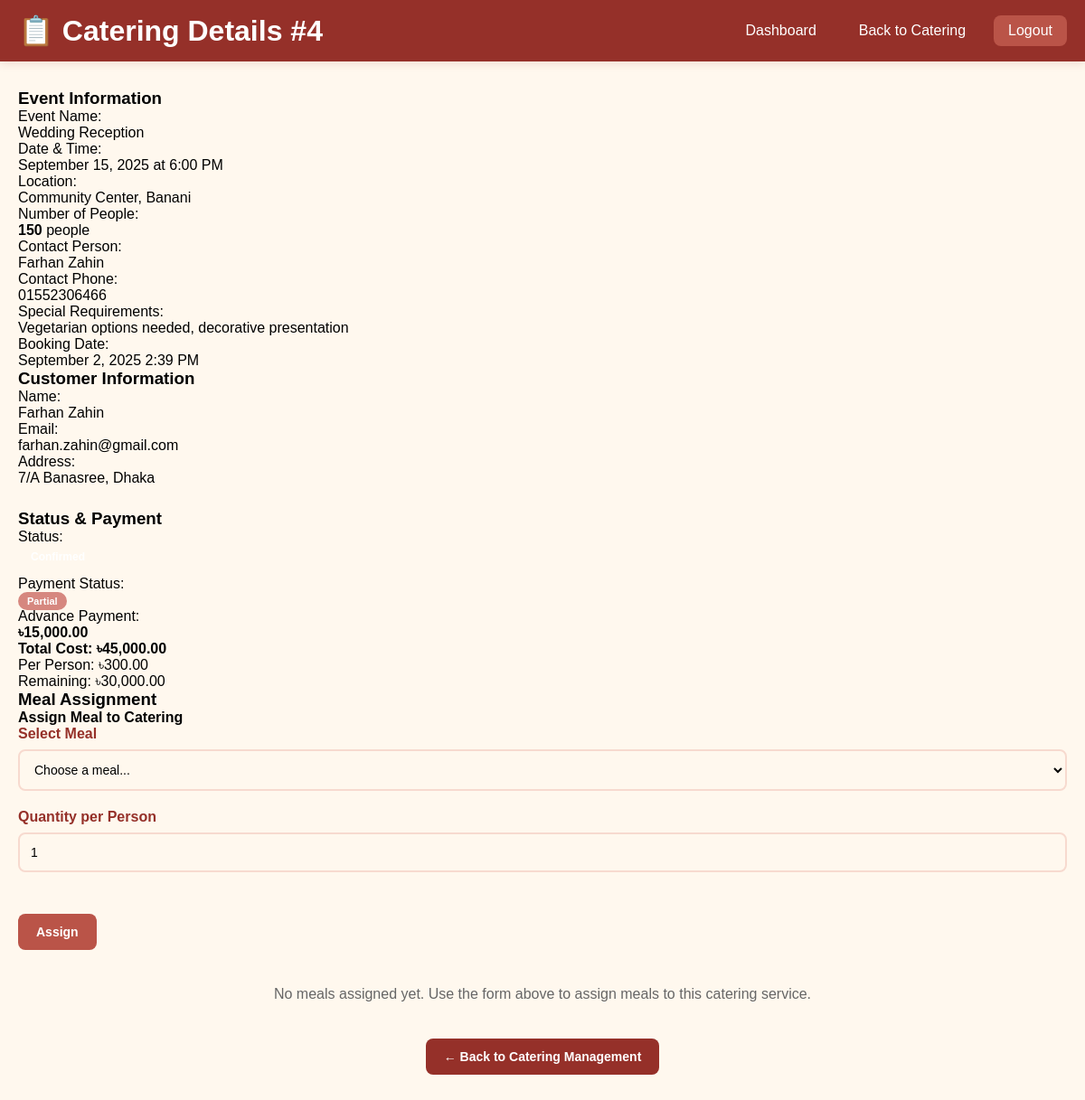
/catering_details.php?id=4 (signed in), run on the app's committed database.
### tables this page shows
CREATE TABLE `catering_services` (
  `Catering_ID` int(10) NOT NULL,
  `Customer_ID` int(10) NOT NULL,
  `Event_Name` varchar(100) NOT NULL,
  `Event_Date` date NOT NULL,
  `Event_Time` time NOT NULL,
  `Event_Location` text NOT NULL,
  `Number_of_People` int(11) NOT NULL,
  `Total_Cost` decimal(10,2) NOT NULL DEFAULT 0.00,
  `Status` enum('Pending','Confirmed','In Progress','Completed','Cancelled') NOT NULL DEFAULT 'Pending',
  `Special_Requirements` text DEFAULT NULL,
  `Contact_Person` varchar(100) NOT NULL,
  `Contact_Phone` varchar(15) NOT NULL,
  `Advance_Payment` decimal(10,2) DEFAULT 0.00,
  `Payment_Status` enum('Pending','Partial','Full') NOT NULL DEFAULT 'Pending',
  `Created_Date` timestamp NOT NULL DEFAULT current_timestamp(),
  `Updated_Date` timestamp NOT NULL DEFAULT current_timestamp() ON UPDATE current_timestamp()
);

CREATE TABLE `user` (
  `U_ID` int(10) NOT NULL,
  `Email` varchar(50) NOT NULL,
  `Exp_Years` int(50) NOT NULL,
  `Name` varchar(100) NOT NULL,
  `Address` varchar(100) NOT NULL,
  `Type` enum('Admin','Customer','Cook','') NOT NULL DEFAULT 'Customer',
  `Password` varchar(15) NOT NULL
);

### catering_details.php (the view, shortened to what this page needs)
<?php
require 'dbconnect.php';
$catering_id = $_GET['id'] ?? 0;
$catering_sql = "
    SELECT cs.*, u.Name as Customer_Name, u.Email as Customer_Email, u.Address as Customer_Address
    FROM catering_services cs
    JOIN user u ON cs.Customer_ID = u.U_ID
    WHERE cs.Catering_ID = ?
";
$stmt = $conn->prepare($catering_sql);
$stmt->bind_param("i", $catering_id);
$stmt->execute();
$catering_result = $stmt->get_result();
$catering = $catering_result->fetch_assoc();
$meals_sql = "
    SELECT chm.*, m.Name as Meal_Name, m.Description, m.Cuisine
    FROM catering_has_meals chm
    JOIN meal m ON chm.Meal_ID = m.Meal_ID
    WHERE chm.Catering_ID = ?
";
$stmt = $conn->prepare($meals_sql);
$stmt->bind_param("i", $catering_id);
$stmt->execute();
$assigned_meals = $stmt->get_result();
?>
<!DOCTYPE html>
<html lang="en">
<head>
    <link rel="stylesheet" href="styles.css">
</head>
<body>
    <header class="admin-header">
        <div class="admin-nav">
            <h1>📋 Catering Details #<?= $catering['Catering_ID'] ?></h1>
            <nav class="nav-links">
                <a href="admin_dash.php">Dashboard</a>
                <a href="admin_catering.php">Back to Catering</a>
                <a href="admin_logout.php" class="logout-btn">Logout</a>
            </nav>
        </div>
    </header>
    <div class="container">
        <div class="catering-details">
            <div class="main-details">
                <h3>Event Information</h3>
                <div class="detail-row">
                    <div class="detail-label">Event Name:</div>
                    <div class="detail-value"><?= htmlspecialchars($catering['Event_Name']) ?></div>
                </div>
                <div class="detail-row">
                    <div class="detail-label">Date & Time:</div>
                    <div class="detail-value">
                        <?= date('F j, Y', strtotime($catering['Event_Date'])) ?>
                        at <?= date('g:i A', strtotime($catering['Event_Time'])) ?>
                    </div>
                </div>
                <div class="detail-row">
                    <div class="detail-label">Location:</div>
                    <div class="detail-value"><?= htmlspecialchars($catering['Event_Location']) ?></div>
                </div>
                <div class="detail-row">
                    <div class="detail-label">Number of People:</div>
                    <div class="detail-value"><strong><?= $catering['Number_of_People'] ?></strong> people</div>
                </div>
                <div class="detail-row">
                    <div class="detail-label">Contact Person:</div>
                    <div class="detail-value"><?= htmlspecialchars($catering['Contact_Person']) ?></div>
                </div>
                <div class="detail-row">
                    <div class="detail-label">Contact Phone:</div>
                    <div class="detail-value"><?= htmlspecialchars($catering['Contact_Phone']) ?></div>
                </div>
                <div class="detail-row">
                    <div class="detail-label">Special Requirements:</div>
                    <div class="detail-value">
                        <?= $catering['Special_Requirements'] ? htmlspecialchars($catering['Special_Requirements']) : 'None' ?>
                    </div>
                </div>
                <div class="detail-row">
                    <div class="detail-label">Booking Date:</div>
                    <div class="detail-value"><?= date('F j, Y g:i A', strtotime($catering['Created_Date'])) ?></div>
                </div>
            </div>
            <div class="side-info">
                <h3>Customer Information</h3>
                <div class="detail-row">
                    <div class="detail-label">Name:</div>
                    <div class="detail-value"><?= htmlspecialchars($catering['Customer_Name']) ?></div>
                </div>
                <div class="detail-row">
                    <div class="detail-label">Email:</div>
                    <div class="detail-value"><?= htmlspecialchars($catering['Customer_Email']) ?></div>
                </div>
                <div class="detail-row">
                    <div class="detail-label">Address:</div>
                    <div class="detail-value"><?= htmlspecialchars($catering['Customer_Address']) ?></div>
                </div>
                <h3 style="margin-top: 25px;">Status & Payment</h3>
                <div class="detail-row">
                    <div class="detail-label">Status:</div>
                    <div class="detail-value">
                        <span class="status-badge <?= strtolower(str_replace(' ', '-', $catering['Status'])) ?>">
                        </span>
                    </div>
                </div>
                <div class="detail-row">
                    <div class="detail-label">Payment Status:</div>
                    <div class="detail-value">
                        <span class="payment-badge <?= strtolower($catering['Payment_Status']) ?>">
                            <?= $catering['Payment_Status'] ?>
                        </span>
                    </div>
                </div>
                <div class="detail-row">
                    <div class="detail-label">Advance Payment:</div>
                    <div class="detail-value"><strong>৳<?= number_format($catering['Advance_Payment'], 2) ?></strong></div>
                </div>
                <div class="cost-summary">
                    <h4>Total Cost: ৳<?= number_format($catering['Total_Cost'], 2) ?></h4>
                    <p>Per Person: ৳<?= number_format($catering['Total_Cost'] / $catering['Number_of_People'], 2) ?></p>
                    <?php if ($catering['Advance_Payment'] > 0): ?>
                        <p>Remaining: ৳<?= number_format($catering['Total_Cost'] - $catering['Advance_Payment'], 2) ?></p>
                    <?php endif; ?>
                </div>
            </div>
        </div>
        <div class="meals-section">
            <h3>Meal Assignment</h3>
            <div class="meal-assignment-form">
                <h4>Assign Meal to Catering</h4>
                <form method="POST">
                    <div class="form-row">
                        <div class="form-group">
                            <label>Select Meal</label>
                            <select name="meal_id" required>
                                <option value="">Choose a meal...</option>
                            </select>
                        </div>
                        <div class="form-group">
                            <label>Quantity per Person</label>
                            <input type="number" name="quantity_per_person" step="0.1" min="0.1" max="5" value="1" required>
                        </div>
                        <div class="form-group">
                            <label>&nbsp;</label>
                            <button type="submit" name="assign_meal" class="btn btn-success">Assign</button>
                        </div>
                    </div>
                </form>
            </div>
            <?php if ($assigned_meals->num_rows > 0): ?>
                <div class="assigned-meals-table">
                    <h4>Assigned Meals</h4>
                    <table class="table">
                        <thead>
                            <tr>
                                <th>Meal Name</th>
                                <th>Cuisine</th>
                                <th>Qty/Person</th>
                                <th>Total Qty</th>
                                <th>Unit Price</th>
                                <th>Total Price</th>
                                <th>Action</th>
                            </tr>
                        </thead>
                        <tbody>
                            <?php
                            $assigned_meals = $conn->query("
                                SELECT chm.*, m.Name as Meal_Name, m.Description, m.Cuisine
                                FROM catering_has_meals chm
                                JOIN meal m ON chm.Meal_ID = m.Meal_ID
                                WHERE chm.Catering_ID = $catering_id
                            ");
                            while($meal = $assigned_meals->fetch_assoc()):
                            ?>
                                <tr>
                                    <td>
                                        <strong><?= htmlspecialchars($meal['Meal_Name']) ?></strong>
                                        <br><small><?= htmlspecialchars(substr($meal['Description'], 0, 40)) ?>...</small>
                                    </td>
                                    <td><?= htmlspecialchars($meal['Cuisine']) ?></td>
                                    <td><?= $meal['Quantity_Per_Person'] ?></td>
                                    <td><?= $meal['Total_Quantity'] ?></td>
                                    <td>৳<?= number_format($meal['Unit_Price'], 2) ?></td>
                                    <td><strong>৳<?= number_format($meal['Total_Price'], 2) ?></strong></td>
                                    <td>
                                        <form method="POST" style="display: inline;" onsubmit="return confirm('Remove this meal from catering?')">
                                            <input type="hidden" name="catering_id" value="<?= $catering_id ?>">
                                            <input type="hidden" name="meal_id" value="<?= $meal['Meal_ID'] ?>">
                                            <button type="submit" name="remove_meal" class="btn btn-danger" style="padding: 4px 8px; font-size: 12px;">Remove</button>
                                        </form>
                                    </td>
                                </tr>
                            <?php endwhile; ?>
                        </tbody>
                    </table>
                </div>
            <?php else: ?>
                <div style="text-align: center; padding: 20px; color: #666;">
                    <p>No meals assigned yet. Use the form above to assign meals to this catering service.</p>
                </div>
            <?php endif; ?>
        </div>
        <div style="text-align: center; margin: 20px 0;">
            <a href="admin_catering.php" class="btn btn-primary">← Back to Catering Management</a>
        </div>
    </div>
</body>
</html>

### styles.css (style rules this page uses)
* { margin: 0; padding: 0; box-sizing: border-box; font-family: Arial, sans-serif; }
body { margin: 0; background: #FFF8EE; min-height: 100vh; }
.header, .navbar, .admin-header { background: #953029; color: white; box-shadow: 0 2px 10px rgba(149, 48, 41, 0.15); padding: 15px 0; margin-bottom: 20px; }
.nav, .admin-nav { display: flex; justify-content: space-between; align-items: center; max-width: 1200px; margin: 0 auto; padding: 0 20px; width: 100%; }
.nav-links { display: flex; gap: 15px; align-items: center; }
.nav-links a, .navbar nav a { color: white; text-decoration: none; padding: 8px 16px; border-radius: 8px; font-weight: 500; transition: background 0.3s; }
.logout-btn, .nav-links .logout { background: #BA5448; color: white; padding: 8px 15px; border: none; border-radius: 8px; text-decoration: none; cursor: pointer; transition: background 0.3s; }
.container { max-width: 1200px; margin: 30px auto; padding: 0 20px; }
.status, .status-badge { display: inline-block; padding: 6px 14px; border-radius: 20px; font-size: 12px; font-weight: 600; color: white; margin-bottom: 8px; }
.payment-status, .payment-badge { padding: 4px 10px; border-radius: 15px; font-size: 11px; font-weight: 600; }
.payment-status.partial, .payment-badge.partial { background: #D6877F; color: white; }
.btn, button, .submit-btn { background: #953029; color: white; padding: 12px 20px; border-radius: 8px; text-decoration: none; border: none; cursor: pointer; font-size: 14px; font-weight: 600; transition: all 0.3s; display: inline-block; }
.btn-primary { background: #953029; }
.btn-success, .btn-order { background: #BA5448; }
.form-group, .form-group-full { margin-bottom: 20px; }
.form-group label { display: block; margin-bottom: 8px; font-weight: 600; color: #953029; }
.form-group input, .form-group select, .form-group textarea, input, textarea, select, #description { width: 100%; padding: 12px; border: 2px solid #F7DACF; border-radius: 8px; font-size: 14px; transition: all 0.3s; box-sizing: border-box; font-family: Arial, sans-serif; background: #FFF8EE; }

### data on the page
catering_services: Catering_ID "4", Event_Name "Wedding Reception", Event_Date "September 15, 2025", Event_Time "6:00 PM", Event_Location "Community Center, Banani", Number_of_People "150", Contact_Person "Farhan Zahin", Contact_Phone "01552306466", Special_Requirements "Vegetarian options needed, decorative presentation", Created_Date "September 2, 2025 2:39 PM", Customer_ID.Name "Farhan Zahin", Customer_ID.Email "farhan.zahin@gmail.com", Customer_ID.Address "7/A Banasree, Dhaka", Payment_Status "Partial", Advance_Payment "15,000.00", Total_Cost "45,000.00", $catering['Total_Cost'] / $catering['Number_of_People'] "300.00", $catering['Total_Cost'] - $catering['Advance_Payment'] "30,000.00"
